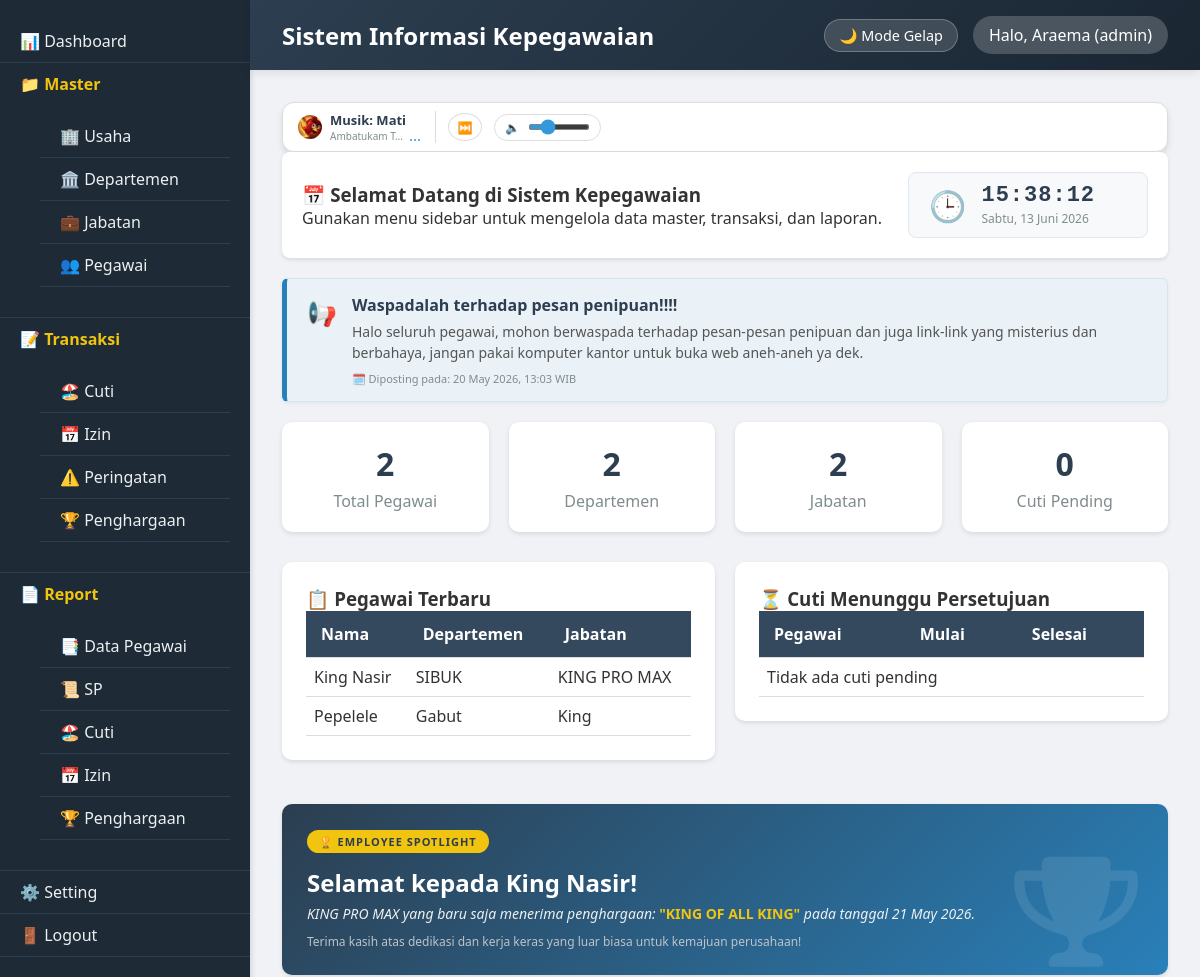
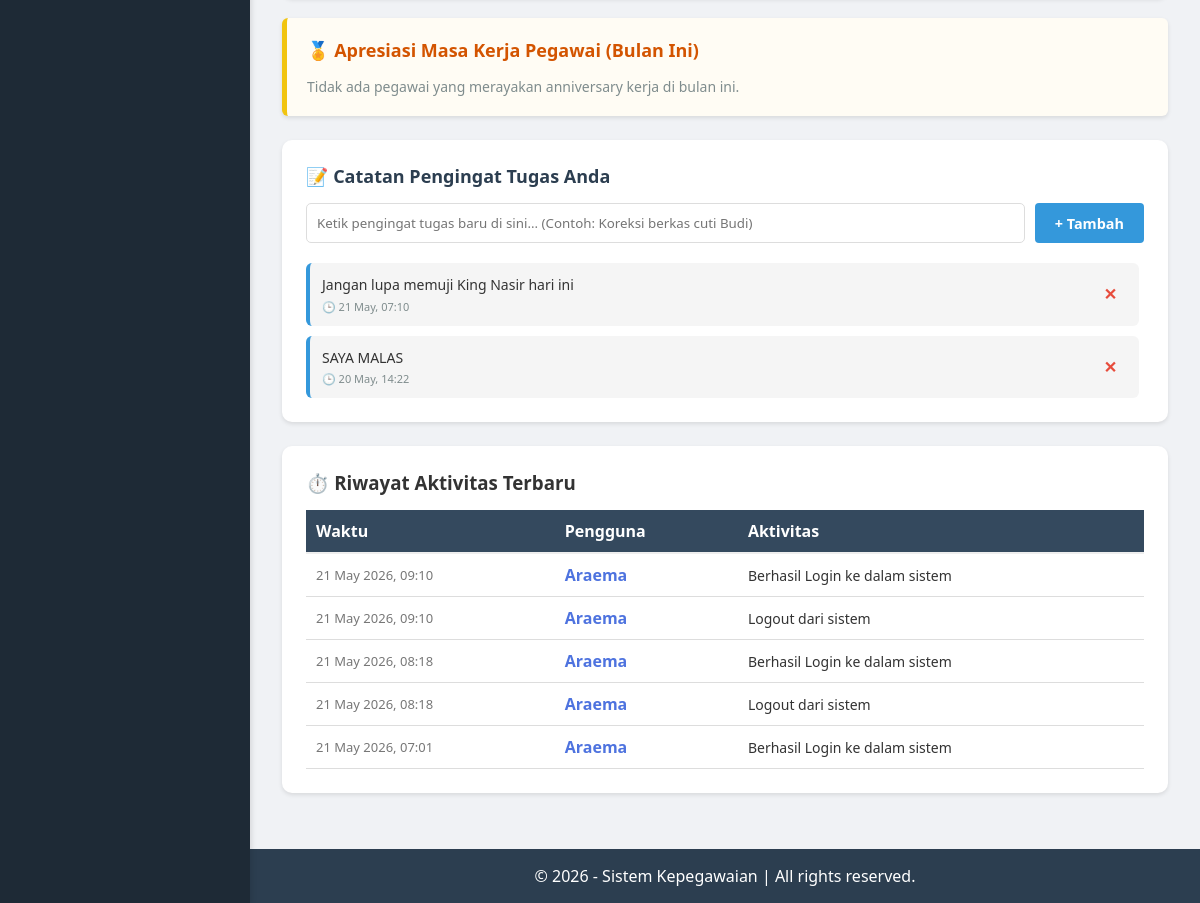
The page /index.php?page=dashboard (signed in) on the database its author committed (2 pictures, top to bottom).
### tables this page shows
CREATE TABLE `tbl_pengumuman` (
  `id_pengumuman` int(11) NOT NULL,
  `judul` varchar(255) NOT NULL,
  `isi` text NOT NULL,
  `tanggal` timestamp NOT NULL DEFAULT current_timestamp()
);

CREATE TABLE `tbl_pegawai` (
  `id_pegawai` varchar(15) NOT NULL,
  `id_departemen` varchar(10) DEFAULT NULL,
  `id_jabatan` varchar(10) DEFAULT NULL,
  `nama` varchar(100) NOT NULL,
  `alamat` text DEFAULT NULL,
  `telepon` varchar(20) DEFAULT NULL,
  `email` varchar(100) DEFAULT NULL,
  `gaji` decimal(12,2) DEFAULT NULL,
  `status_pernikahan` enum('Menikah','Belum','Berpisah') DEFAULT NULL,
  `jenis_kelamin` enum('Laki-Laki','Perempuan') DEFAULT NULL,
  `status_kerja` enum('Tetap','Kontrak','Pensiun','Keluar') DEFAULT NULL,
  `jumlah_cuti` int(11) DEFAULT 0,
  `jenjang_pendidikan` enum('SD','SMP','SMA','SMK','D1','D2','D3','D4','S1','S2','S3') DEFAULT NULL,
  `tgl_mulai_kerja` date DEFAULT NULL,
  `foto` varchar(255) DEFAULT NULL,
  `created_at` timestamp NOT NULL DEFAULT current_timestamp()
);

CREATE TABLE `tbl_departemen` (
  `id_departemen` varchar(10) NOT NULL,
  `departemen` varchar(100) NOT NULL,
  `created_at` timestamp NOT NULL DEFAULT current_timestamp()
);

CREATE TABLE `tbl_jabatan` (
  `id_jabatan` varchar(10) NOT NULL,
  `jabatan` varchar(100) NOT NULL,
  `created_at` timestamp NOT NULL DEFAULT current_timestamp()
);

CREATE TABLE `tbl_penghargaan` (
  `id_penghargaan` varchar(15) NOT NULL,
  `id_pegawai` varchar(15) DEFAULT NULL,
  `tgl_penghargaan` date DEFAULT NULL,
  `nama_penghargaan` varchar(100) DEFAULT NULL,
  `keterangan` text DEFAULT NULL,
  `created_at` timestamp NOT NULL DEFAULT current_timestamp()
);

CREATE TABLE `tbl_catatan` (
  `id_catatan` int(11) NOT NULL,
  `id_user` varchar(15) NOT NULL,
  `isi_catatan` text NOT NULL,
  `waktu` timestamp NOT NULL DEFAULT current_timestamp() ON UPDATE current_timestamp()
);

CREATE TABLE `tbl_log_aktivitas` (
  `id_log` int(11) NOT NULL,
  `id_user` varchar(15) NOT NULL,
  `aktivitas` varchar(255) NOT NULL,
  `waktu` timestamp NOT NULL DEFAULT current_timestamp()
);

CREATE TABLE `tbl_user` (
  `id_user` varchar(15) NOT NULL,
  `nama_user` varchar(50) NOT NULL,
  `password` varchar(255) NOT NULL,
  `role` enum('admin','hrd','manager','staff') DEFAULT 'staff',
  `nama` varchar(100) DEFAULT NULL,
  `foto` varchar(255) DEFAULT NULL,
  `created_at` timestamp NOT NULL DEFAULT current_timestamp()
);

### views/dashboard.php (the view, shortened to what the rows shown need)
<?php
include __DIR__ . '/layouts/header.php';
$pegawai = new Pegawai();
?>
<link rel="stylesheet" href="https://cdnjs.cloudflare.com/ajax/libs/font-awesome/6.0.0-beta3/css/all.min.css">
<?php
$modelPengumuman = new Pengumuman();
$pengumumanTerbaru = $modelPengumuman->getLatest();
if ($pengumumanTerbaru):
?>
<div class="card" style="background: #eaf2f8; border-left: 5px solid #2980b9; border-right: 1px solid #d4e6f1; border-top: 1px solid #d4e6f1; border-bottom: 1px solid #d4e6f1; border-radius: 6px; padding: 15px 20px; margin-bottom: 20px; box-shadow: 0 2px 4px rgba(0,0,0,0.05);">
    <div style="display: flex; align-items: flex-start; gap: 15px;">
        <div style="font-size: 24px; color: #2980b9; margin-top: 2px;">
            📢
        </div>
        <div style="flex: 1;">
            <h4 style="margin: 0 0 5px 0; color: #2c3e50; font-weight: 600; font-size: 16px;">
                <?= htmlspecialchars($pengumumanTerbaru['judul']) ?>
            </h4>
            <p style="margin: 0 0 8px 0; color: #555; font-size: 14px; line-height: 1.5;">
                <?= htmlspecialchars($pengumumanTerbaru['isi']) ?>
            </p>
            <small style="color: #7f8c8d; font-size: 11px; display: block;">
                🗓️ Diposting pada: <?= date('d M Y, H:i', strtotime($pengumumanTerbaru['tanggal'])) ?> WIB
            </small>
        </div>
    </div>
</div>
<?php endif; ?>
<div class="row">
    <div class="col-half">
        <div class="card">
            <table class="table-mini">
                <thead>
                    <tr><th>Nama</th><th>Departemen</th><th>Jabatan</th></tr>
                </thead>
                <tbody>
                    <?php foreach ($pegawai->getLatest(5) as $p): ?>
                    <tr>
                        <td><?= htmlspecialchars($p['nama']) ?></td>
                        <td><?= htmlspecialchars($p['departemen']) ?></td>
                        <td><?= htmlspecialchars($p['jabatan']) ?></td>
                    </tr>
                    <?php endforeach; ?>
                </tbody>
            </table>
        </div>
    </div>
    <div class="col-half">
        <div class="card">
            <table class="table-mini">
                <thead>
                    <tr><th>Pegawai</th><th>Mulai</th><th>Selesai</th></tr>
                </thead>
            </table>
        </div>
    </div>
</div>
<?php
$penghargaanModel = new Penghargaan();
$achiever = $penghargaanModel->getLatestAchiever();
if ($achiever):
?>
<div class="card" style="background: linear-gradient(135deg, #2c3e50, #2980b9); color: white; border: none; position: relative; overflow: hidden; padding: 25px; margin-bottom: 20px;">
    <div style="position: absolute; right: 30px; bottom: -10px; font-size: 110px; color: rgba(255, 255, 255, 0.1); pointer-events: none;">
        <i class="fas fa-trophy"></i>
    </div>
    <div style="position: relative; z-index: 2;">
        <span style="background: #f1c40f; color: #2c3e50; padding: 4px 12px; border-radius: 20px; font-size: 11px; font-weight: bold; text-transform: uppercase; letter-spacing: 1px;">
            🏆 Employee Spotlight
        </span>
        <h2 style="margin-top: 15px; margin-bottom: 5px; font-size: 24px; font-weight: 600; color: #ffffff !important;">
            Selamat kepada <?= htmlspecialchars($achiever['nama_pegawai']) ?>!
        </h2>
        <p style="margin: 0; font-size: 14px; color: #ecf0f1; font-style: italic;">
            <?= htmlspecialchars($achiever['nama_jabatan'] ?? 'Pegawai') ?> yang baru saja menerima penghargaan:
            <strong style="color: #f1c40f; font-style: normal;">"<?= htmlspecialchars($achiever['nama_penghargaan']) ?>"</strong>
            pada tanggal <?= date('d M Y', strtotime($achiever['tgl_penghargaan'])) ?>.
        </p>
        <p style="margin-top: 10px; margin-bottom: 0; font-size: 12px; color: #bdc3c7;">
            Terima kasih atas dedikasi dan kerja keras yang luar biasa untuk kemajuan perusahaan!
        </p>
    </div>
</div>
<?php endif; ?>
<div class="card" style="margin-top: 20px;">
    <div style="max-height: 250px; overflow-y: auto; display: flex; flex-direction: column; gap: 10px; padding-right: 5px;">
        <?php
        $modelCatatan = new Catatan();
        $myNotes = $modelCatatan->getByUserId(Session::get('user_id'));
        if (!empty($myNotes)):
            foreach ($myNotes as $note):
        ?>
            <div style="display: flex; justify-content: space-between; align-items: center; padding: 12px; background: var(--table-hover); border-radius: 6px; border-left: 4px solid #3498db;">
                <div style="flex: 1; padding-right: 15px;">
                    <p style="margin: 0; font-size: 14px; color: var(--text-body); line-height: 1.4;">
                        <?= htmlspecialchars($note['isi_catatan']) ?>
                    </p>
                    <small style="color: var(--text-muted); font-size: 11px; display: block; margin-top: 4px;">
                        🕒 <?= date('d M, H:i', strtotime($note['waktu'])) ?>
                    </small>
                </div>
                <div>
                    <a href="index.php?page=proses_catatan&action=hapus&id=<?= $note['id_catatan'] ?>"
                       onclick="return confirm('Hapus catatan pengingat ini?')"
                       style="color: #e74c3c; text-decoration: none; font-size: 16px; font-weight: bold; padding: 5px 10px;"
                       title="Hapus Catatan">
                       ✕
                    </a>
                </div>
            </div>
        <?php
            endforeach;
        else:
        ?>
            <p style="color: var(--text-muted); font-size: 14px; font-style: italic; text-align: center; margin: 15px 0;">
                Belum ada catatan pengingat. Ketik di atas untuk membuat tugas mandiri.
            </p>
        <?php endif; ?>
    </div>
</div>
<div class="card mt-4" style="margin-top: 20px;">
    <table class="table-mini" style="width: 100%; text-align: left; border-collapse: collapse;">
        <thead>
            <tr style="border-bottom: 2px solid #eee;">
                <th style="padding: 10px;">Waktu</th>
                <th style="padding: 10px;">Pengguna</th>
                <th style="padding: 10px;">Aktivitas</th>
            </tr>
        </thead>
        <tbody>
            <?php
            $logAktivitas = new LogAktivitas();
            $logs = $logAktivitas->getLatestLogs(5);
            foreach ($logs as $l):
            ?>
            <tr style="border-bottom: 1px solid #eee;">
                <td style="padding: 10px; font-size: 13px; color: #777;">
                    <?= date('d M Y, H:i', strtotime($l['waktu'])) ?>
                </td>
                <td style="padding: 10px; font-weight: bold; color: #4e73df;">
                    <?= htmlspecialchars($l['nama'] ?? 'System') ?>
                </td>
                <td style="padding: 10px; font-size: 14px;">
                    <?= htmlspecialchars($l['aktivitas']) ?>
                </td>
            </tr>
            <?php endforeach; ?>
        </tbody>
    </table>
</div>
<?php include __DIR__ . '/layouts/footer.php'; ?>

### rows shown on the page
tbl_pengumuman: judul "Waspadalah terhadap pesan penipuan!!!!", isi "Halo seluruh pegawai, mohon berwaspada terhadap pesan-pesan penipuan dan juga link-link yang misterius dan berbahaya, jangan pakai komputer kantor untuk buka web aneh-aneh ya dek.", tanggal "20 May 2026, 13:03"
tbl_pegawai: nama "King Nasir", id_departemen.departemen "SIBUK", id_jabatan.jabatan "KING PRO MAX"
tbl_pegawai: nama "Pepelele", id_departemen.departemen "Gabut", id_jabatan.jabatan "King"
tbl_penghargaan: id_pegawai.nama "King Nasir", tbl_jabatan.jabatan "KING PRO MAX", nama_penghargaan "KING OF ALL KING", tgl_penghargaan "21 May 2026"
tbl_catatan: isi_catatan "Jangan lupa memuji King Nasir hari ini", waktu "21 May, 07:10"
tbl_catatan: isi_catatan "SAYA MALAS", waktu "20 May, 14:22"
tbl_log_aktivitas: waktu "21 May 2026, 09:10", id_user.nama "Araema", aktivitas "Berhasil Login ke dalam sistem"
tbl_log_aktivitas: waktu "21 May 2026, 09:10", id_user.nama "Araema", aktivitas "Logout dari sistem"
tbl_log_aktivitas: waktu "21 May 2026, 08:18", id_user.nama "Araema", aktivitas "Berhasil Login ke dalam sistem"
tbl_log_aktivitas: waktu "21 May 2026, 08:18", id_user.nama "Araema", aktivitas "Logout dari sistem"
tbl_log_aktivitas: waktu "21 May 2026, 07:01", id_user.nama "Araema", aktivitas "Berhasil Login ke dalam sistem"

### other values the page prints
Session::get('nama') "Araema"
Session::get('role') "admin"
$pegawai->countAll() "2"
$departemen->countAll() "2"
$jabatan->countAll() "2"
$cuti->countPending() "0"
